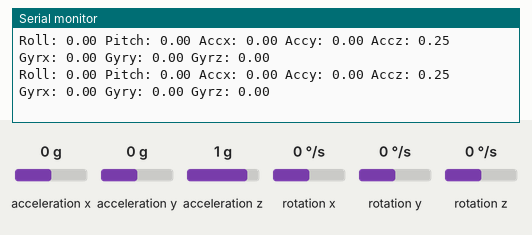
This sketch was run on a simulated Arduino Uno, built with avr-gcc and run on an emulated ATmega328P. Shown: the last lines printed to the serial monitor. Wiring (inferred from the names in the program): MPU-6050 motion sensor at I2C address 0x68. The inputs (shaded band) are chosen by the test bench; at power-on: acceleration x 0 g, acceleration y 0 g, acceleration z 1 g, rotation x 0 °/s, rotation y 0 °/s, rotation z 0 °/s.

Above: at 2.8 s.
2.9 s: acceleration x set to -1.4 g
At 5.2 s:
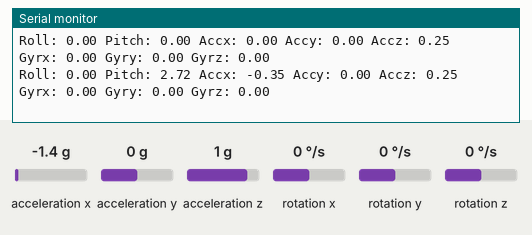
5.6 s: acceleration y set to -1.4 g
At 7.2 s:
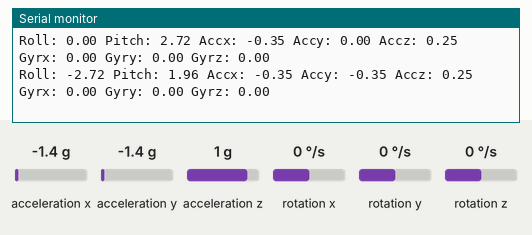
8.3 s: acceleration z set to -1.4 g
At 10.7 s:
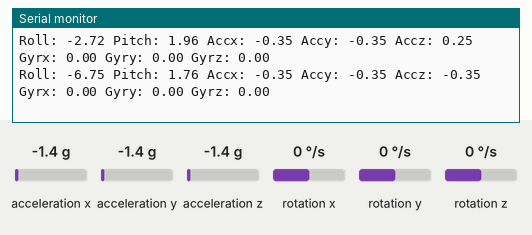
11.0 s: rotation x set to -192 °/s
At 12.4 s:
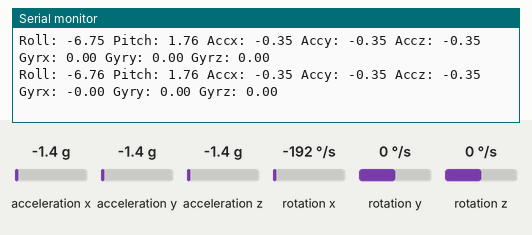
13.7 s: rotation y set to -192 °/s
At 15.4 s:
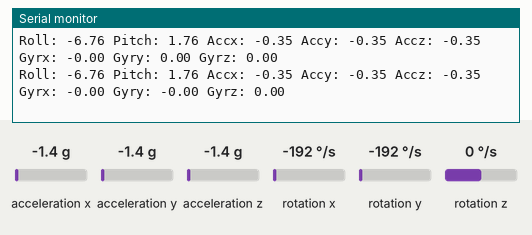
Timing chart, 0 to 16.9 s (numbered marks = the images above; inputs shaded):
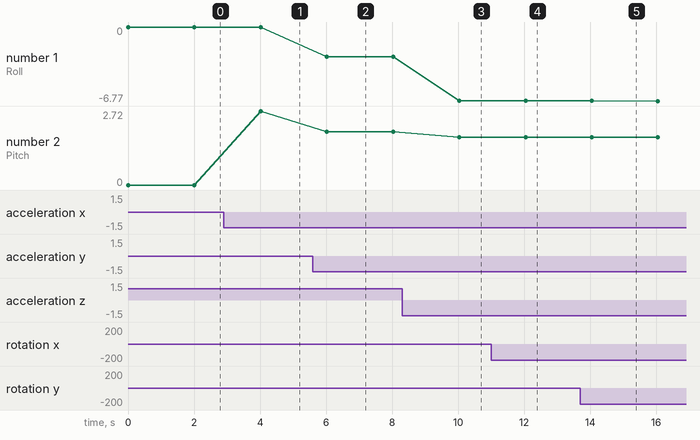

The sketch:

Filtro_Calibracion.ino.ino
```cpp
#include <Wire.h>  // Incluye la biblioteca Wire para la comunicación I2C.
#include <math.h>  // Incluye la biblioteca matemática para funciones como atan2 y sqrt.

// Definiciones de constantes para la configuración del MPU6050.
#define MPU 0x68  // Dirección I2C del MPU6050.
#define RES_ACC 32768.0 / 2  // Conversión de la salida del acelerómetro a g, asumiendo sensibilidad de ±2g.
#define RES_VEL 32768.0 / 250  // Conversión de la salida del giroscopio a grados por segundo, asumiendo sensibilidad de ±250°/s.

// Declaración de variables para almacenar los valores brutos del acelerómetro y el giroscopio.
int16_t Acc_x, Acc_y, Acc_z, Gyr_x, Gyr_y, Gyr_z;

// Variables para almacenar los valores convertidos (en g y grados por segundo).
float Accx, Accy, Accz, Gyrx, Gyry, Gyrz;

// Variables para calcular los ángulos a partir de la aceleración y la velocidad angular.
float roll_acc, pitch_acc, roll_gyr, pitch_gyr, roll, pitch, t_ant, dt;

void setup() {
  Serial.begin(115200);  // Inicia la comunicación serial a 115200 baudios.
  Wire.begin();  // Inicia la comunicación I2C.

  // Configura el MPU6050 para que comience a medir.
  Wire.beginTransmission(MPU);  // Inicia la transmisión al dispositivo MPU6050.
  Wire.write(0x6B);  // Selecciona el registro de gestión de energía del MPU6050.
  Wire.write(0x00);  // Establece el bit de despertar del sensor.
  Wire.endTransmission(true);  // Finaliza la transmisión y libera el bus.

  t_ant = micros();  // Inicializa el contador de tiempo para el cálculo del intervalo (dt).
}

void loop() {
  // Lectura de los valores del acelerómetro.
  Wire.beginTransmission(MPU);
  Wire.write(0x3B);  // Dirección del primer registro de datos del acelerómetro.
  Wire.endTransmission(false);
  Wire.requestFrom(MPU, 6, true);  // Solicita 6 bytes desde el MPU (2 por cada eje del acelerómetro).

  // Combina los bytes para obtener los valores de los ejes X, Y y Z del acelerómetro.
  Acc_x = Wire.read() << 8 | Wire.read();
  Acc_y = Wire.read() << 8 | Wire.read();
  Acc_z = Wire.read() << 8 | Wire.read();

  // Convierte los valores brutos a g.
  Accx = Acc_x / RES_ACC;
  Accy = Acc_y / RES_ACC;
  Accz = Acc_z / RES_ACC;

  // Cálculo de ángulos usando aceleración.
  roll_acc = atan2(Accy, Accz) * 180 / M_PI;
  pitch_acc = atan2(-Accx, sqrt(Accy * Accy + Accz * Accz)) * 180 / M_PI;

  // Lectura de los valores del giroscopio.
  Wire.beginTransmission(MPU);
  Wire.write(0x43);  // Dirección del primer registro de datos del giroscopio.
  Wire.endTransmission(false);
  Wire.requestFrom(MPU, 6, true);  // Solicita 6 bytes desde el MPU (2 por cada eje del giroscopio).

  // Combina los bytes para obtener los valores de los ejes X, Y y Z del giroscopio.
  Gyr_x = Wire.read() << 8 | Wire.read();
  Gyr_y = Wire.read() << 8 | Wire.read();
  Gyr_z = Wire.read() << 8 | Wire.read();

  // Convierte los valores brutos a grados por segundo.
  Gyrx = Gyr_x / RES_VEL;
  Gyry = Gyr_y / RES_VEL;
  Gyrz = Gyr_z / RES_VEL;

  // Cálculo de ángulos de orientación usando los datos del giroscopio.
  dt = (micros() - t_ant) / 1000000.0;  // Calcula el intervalo de tiempo transcurrido.
  roll_gyr += dt * Gyrx;  // Integra la velocidad angular para obtener el ángulo.
  pitch_gyr += dt * Gyry;
  t_ant = micros();  // Actualiza el tiempo anterior para el próximo cálculo.

  // Filtro complementario para fusionar los ángulos del acelerómetro y del giroscopio.
  roll = 0.95 * roll_gyr + 0.05 * roll_acc;
  pitch = 0.95 * pitch_gyr + 0.05 * pitch_acc;

  // Muestra los resultados por el puerto serial.
  Serial.print("Roll: "); Serial.print(roll);
  Serial.print(" Pitch: "); Serial.print(pitch);
  Serial.print(" Accx: "); Serial.print(Accx);
  Serial.print(" Accy: "); Serial.print(Accy);
  Serial.print(" Accz: "); Serial.print(Accz);
  Serial.print(" Gyrx: "); Serial.print(Gyrx);
  Serial.print(" Gyry: "); Serial.print(Gyry);
  Serial.print(" Gyrz: "); Serial.println(Gyrz);

  delay(2000);  // Espera un corto tiempo antes de la próxima iteración del bucle.
}
```

Measured:
- after the input at 2.9 s, the serial monitor: prints a new line after 1.1 s (image 1)
- after the input at 5.6 s, the serial monitor: prints a new line after 0.42 s (image 2)
- after the input at 8.3 s, the serial monitor: prints a new line after 1.7 s (image 3)
- after the input at 11.0 s, the serial monitor: prints a new line after 1.0 s (image 4)
- after the input at 13.7 s, the serial monitor: prints a new line after 0.35 s (image 5)
- plotted number 1: 0 → -2.72 after the input at 5.6 s, -2.72 → -6.75 after the input at 8.3 s, -6.75 → -6.76 after the input at 11.0 s
- plotted number 2: 0 → 2.72 after the input at 2.9 s, 2.72 → 1.96 after the input at 5.6 s, 1.96 → 1.76 after the input at 8.3 s, 1.76 → 1.75 after the input at 13.7 s
